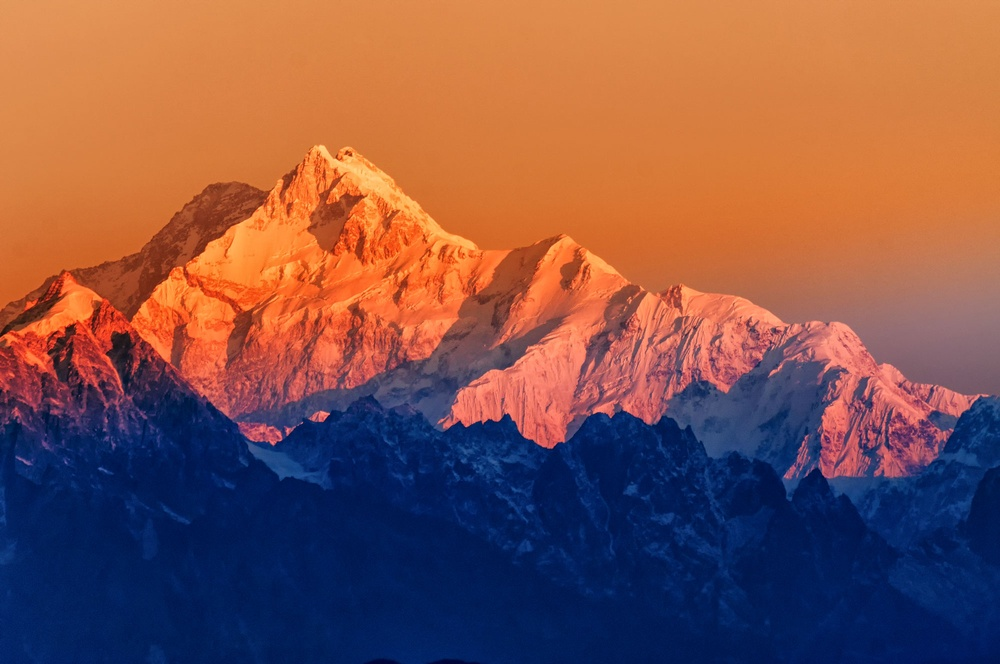
#> input picture Third-Highest-Mountain-In-The-World.jpg, 1000 x 664 px, shrunk from 2000 x 1328 before the run
$ jupyter execute 'Color Extraction And Image Segmentation.ipynb'
#> lines starting #> are read from the running program, lines starting #| are printed output that depends on the picture
# Color Extraction and Image Segmentation

[cell 1]
import numpy as np
import cv2
import matplotlib.pyplot as plt
from sklearn.cluster import KMeans

[cell 2]
im = cv2.imread("Third-Highest-Mountain-In-The-World.jpg")
#> im is the input picture: shape (664, 1000, 3); mean B, G, R 78, 83.9, 130
im = cv2.cvtColor(im, cv2.COLOR_BGR2RGB)
plt.figure()
plt.imshow(im)
plt.show()
reshaped_im = im.reshape((-1, 3))
print(reshaped_im.shape)
#| (664000, 3)

[cell 3]
k = 2
kmeans = KMeans(k)

[cell 4]
kmeans.fit(reshaped_im)

[cell 5]
dominant_colors = kmeans.cluster_centers_.astype('uint8')
dominant_colors

[cell 6]
np.zeros_like(reshaped_im).shape
#> Out = (664000, 3)

[cell 7]
kmeans.labels_

[cell 8]
plt.figure()
for i,color in enumerate(dominant_colors):
    palette = np.zeros_like(im, dtype='uint8')
    palette[:,:,:] = color
    plt.subplot(1,k,i+1)
    plt.axis("off")
    plt.imshow(palette)
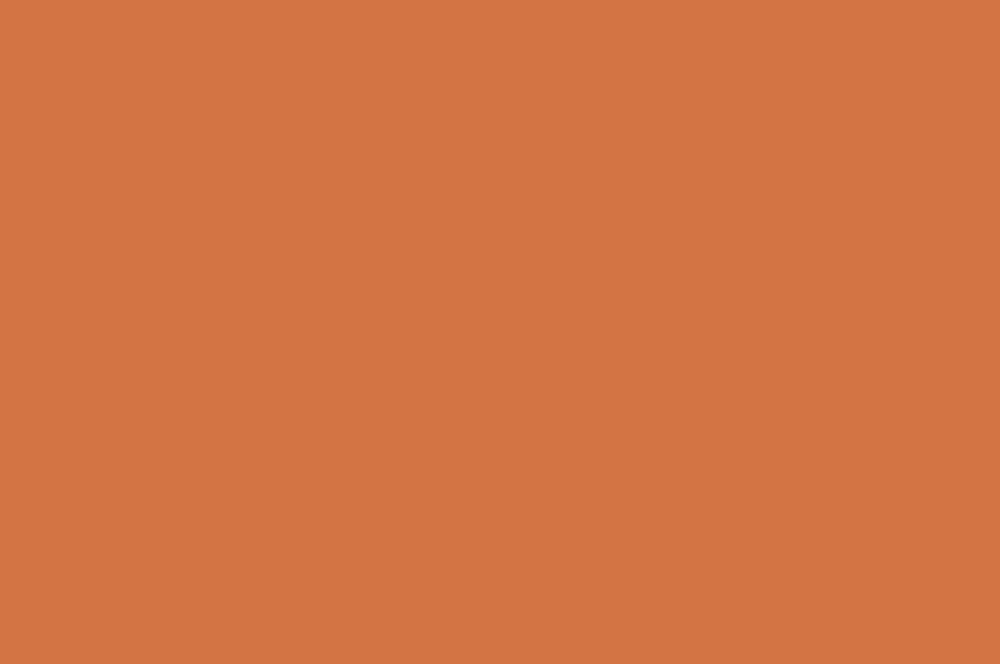
#> palette: shape (664, 1000, 3); mean R, G, B 210, 116, 68
print(im.shape)
#| (664, 1000, 3)
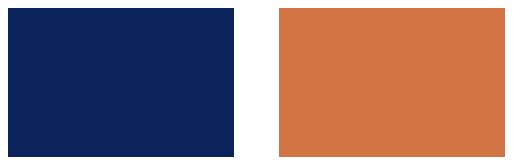
#> figure drawn by matplotlib, 2 panels

[cell 9]
new_img = np.zeros((im.shape[0]*im.shape[1],3),dtype='uint8')
print(new_img.shape)
#| (664000, 3)

[cell 10]
for ix in range(new_img.shape[0]):
    new_img[ix] = dominant_colors[kmeans.labels_[ix]]

new_img = new_img.reshape((im.shape))
plt.imshow(new_img)
plt.show()
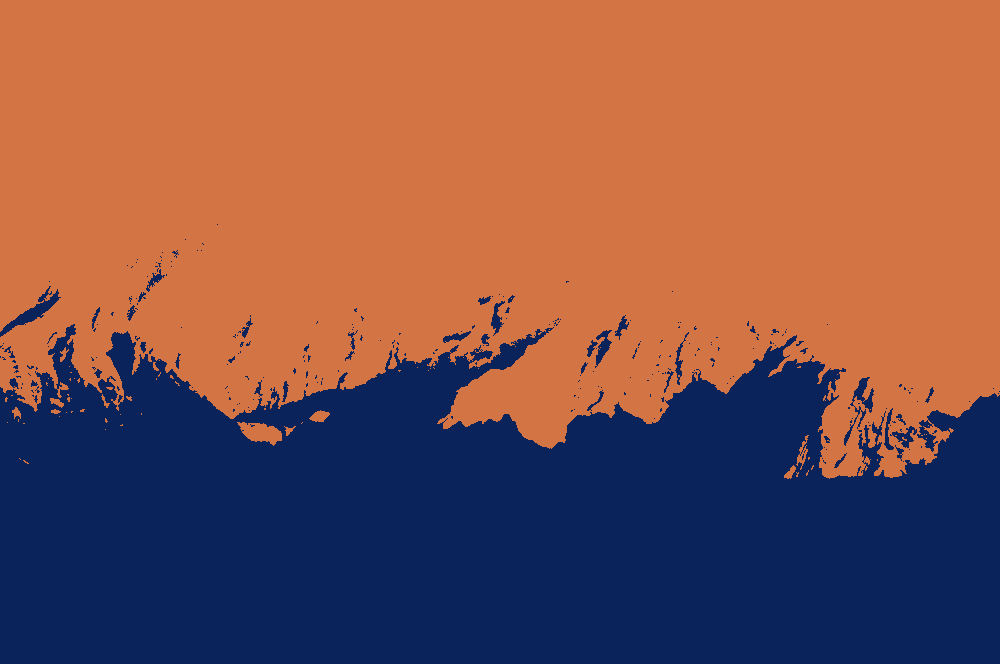
#> shown: shape (664, 1000, 3); mean R, G, B 129.3, 83.1, 77.3
